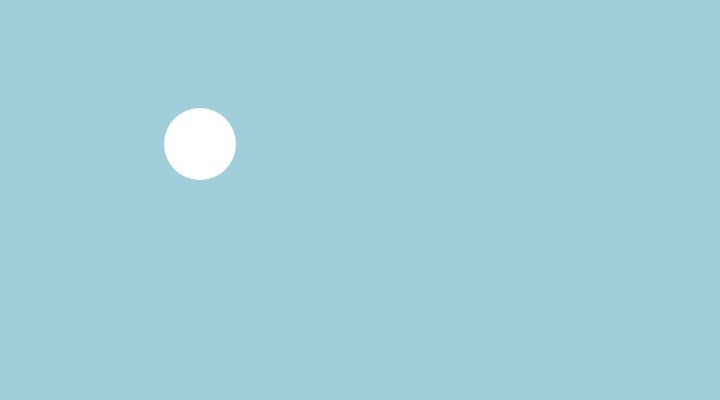
Frame 1 (no input)
Frame 60 (no input): identical to frame 1, image omitted
Frame 120 (the mouse pressed at the canvas centre since frame 60): identical to frame 1, image omitted

The p5.js sketch that drew this single still picture (run headless with seeded random() and noise() and a simulated clock; from frame 60 on, the mouse is pressed at the canvas centre):

// p5.js sketch
// ── sketch.js
function setup() {
  // put setup code here
   createCanvas(720, 400);
}

function draw() {
  // put drawing code here
  background('#A0CED9');
  noStroke();
  fill(255);
  ellipse(200, 144, 72, 72);

  // fill(204);
  // triangle(18, 18, 18, 360, 81, 360);
  //
  // fill(102);
  // rect(81, 81, 63, 63);
  //
  // fill(204);
  // quad(189, 18, 216, 18, 216, 360, 144, 360);
  //
  // fill(255);
  // ellipse(252, 144, 72, 72);
  //
  // fill(204);
  // triangle(288, 18, 351, 360, 288, 360);
  //
  // fill(255);
  // arc(479, 300, 280, 280, PI, TWO_PI);
}
